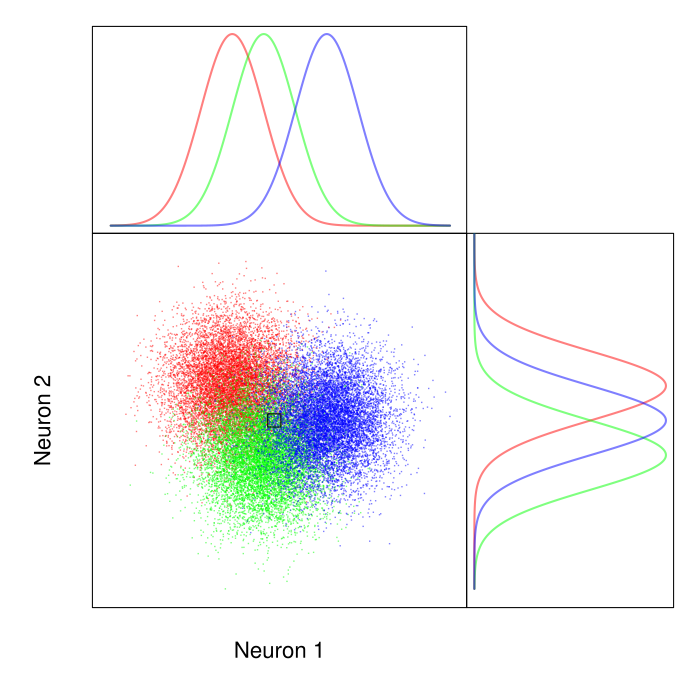

The R source for this figure:
library(plotrix)
library(mvtnorm)

nballs=3;
npoints=10000;
colpal=rainbow(nballs,alpha=0.5);
S<-vector("list",length=nballs);
XLIM=c(-3,8);
YLIM=c(-3,7);

for(i in 1:nballs){
	cor=0.*runif(n=1,min=-1,max=1);
	S1=1.+0*rnorm(1,mean=.6,sd=.1)^2;
	S2=1.+0*rnorm(1,mean=.6,sd=.1)^2;
	S[[i]]=matrix(c(S1^2,cor*S1*S2,cor*S1*S2,S2^2),ncol=2,nrow=2);
}

xcenters<-seq(3,nballs-2,length=nballs)+runif(n=nballs,min=-2,max=2);
xcenters<-c(1,2,4);
ycenters<-seq(3,nballs-2,length=nballs)+runif(n=nballs,min=-2,max=2);
ycenters<-c(3,1,2);
pts = vector("list",length=nballs);
for(i in 1:nballs) pts[[i]]=rmvnorm(n=npoints,mean=c(xcenters[i],ycenters[i]),sigma=S[[i]]);

xrange<-seq(from=range(pts)[1],to=range(pts)[2],length.out=npoints);
yrange<-xrange;

layout( matrix( c(1,3,3,1,3,3,0,2,2),ncol=3) )

par(mar=c(0,7,2,0));
plot(xrange,dnorm(xrange,xcenters[1],S[[1]][1,1]),xlim=XLIM, type='l',lwd=2,xaxt="n",yaxt="n",
	xlab="",ylab="",col=colpal[1])
lines(xrange,dnorm(xrange,xcenters[2],S[[2]][1,1]), type='l',lwd=2,xaxt="n",yaxt="n",
	xlab="",ylab="",col=colpal[2])
lines(xrange,dnorm(xrange,xcenters[3],S[[3]][1,1]), type='l',lwd=2,xaxt="n",yaxt="n",
	xlab="",ylab="",col=colpal[3])
par(mar=c(7,0,0,2));


plot(dnorm(yrange,ycenters[1],S[[1]][2,2]),yrange, ylim=YLIM, type='l',lwd=2,xaxt="n",yaxt="n",
	xlab="",ylab="",col=colpal[1])
lines(dnorm(yrange,ycenters[2],S[[2]][2,2]),yrange,type='l',lwd=2,xaxt="n",yaxt="n",
	xlab="",ylab="",col=colpal[2])
lines(dnorm(yrange,ycenters[3],S[[3]][2,2]),yrange,type='l',lwd=2,xaxt="n",yaxt="n",
	xlab="",ylab="",col=colpal[3])
par(mar=c(7,7,0,0));
plot(1:3,1:3,type="n",xaxt="n",yaxt="n",xlim=XLIM,ylim=YLIM,xlab="Neuron 1",ylab="Neuron 2",cex.lab=2);
for(i in 1:nballs) points(pts[[i]],col=colpal[i],pch=".")
points(x=mean(xcenters),y=mean(ycenters),pch=22,cex=3);
